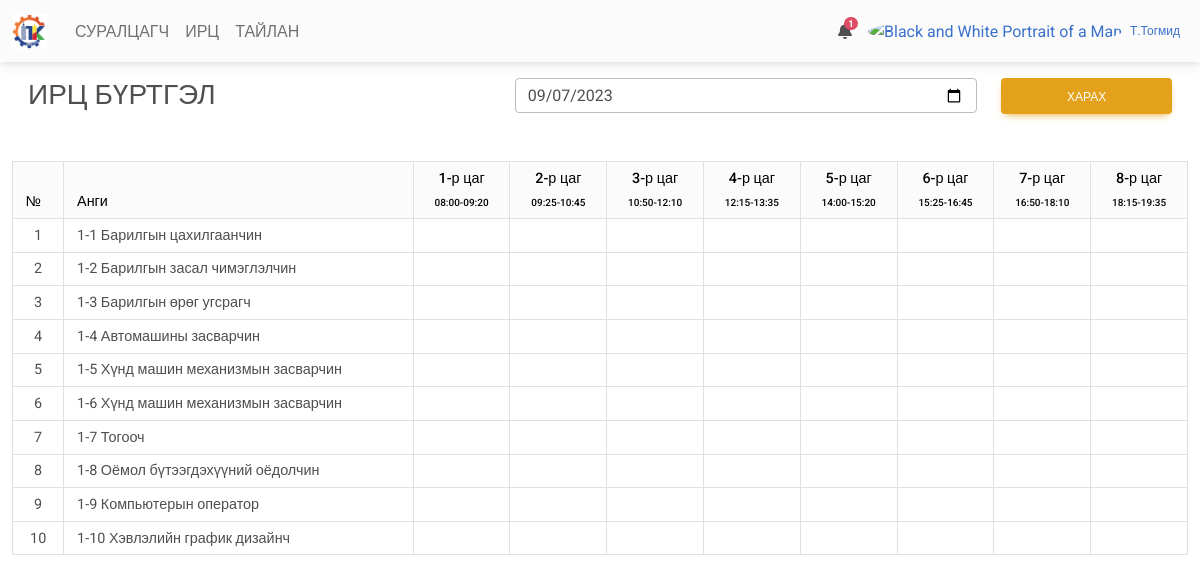
The app's page / (signed in) with its own data.
### tables this page shows
CREATE TABLE IF NOT EXISTS `cag` (
  `id` int NOT NULL AUTO_INCREMENT,
  `name` varchar(10) NOT NULL,
  `inter` varchar(15) NOT NULL,
  PRIMARY KEY (`id`)
);

CREATE TABLE IF NOT EXISTS `class` (
  `id` int NOT NULL AUTO_INCREMENT,
  `name` varchar(100) NOT NULL,
  `hugacaa` double NOT NULL,
  `tuluv` int NOT NULL,
  `teacherid` int NOT NULL,
  PRIMARY KEY (`id`)
);

### inc/db.php (called while the page is built, shortened)
<?php
@$con = mysqli_connect(DB_HOST, DB_USER, DB_PASSWORD, DB_NAME);
$con -> set_charset("utf8");
function _select(&$stmt, &$count, $sql, $types, $sqlParams, &...$bindParams)
{
    global $con;
    $stmt = mysqli_prepare($con, $sql);
    mysqli_stmt_execute($stmt);
    mysqli_stmt_store_result($stmt);
    mysqli_stmt_bind_result($stmt, ...$bindParams);
}
function _selectNoParam(&$stmt, &$count, $sql, &...$bindParams)
{
    _select($stmt, $count, $sql, null, null, ...$bindParams);
}

### pages/home/surgalt.php (the view, shortened to what this page needs)
<?php
$date = date('Y-m-d');
_selectNoParam(
    $cstmt,
    $ccount,
    "SELECT id, name, inter FROM cag",
    $id,
    $name,
    $inter
);
$cagArr = [];
while (_fetch($cstmt)) {
    $item = new stdClass();
    $item->id = $id;
    $item->name = $name;
    $item->inter = $inter;
    array_push($cagArr, $item);
}
_selectNoParam(
    $stmt,
    $count,
    "SELECT id, name FROM class WHERE tuluv = 1",
    $cid,
    $cname
);
$classArr = [];
while (_fetch($stmt)) {
    $item = new stdClass();
    $item->cid = $cid;
    $item->cname = $cname;
    array_push($classArr, $item);
}
?>
<div>
    <form>
        <div class="row mb-3 p-3">
            <div class="col-md">
                <h3>ИРЦ БҮРТГЭЛ</h3>
            </div>
            <div class="col-md">
                <input type="date" class="form form-control mb-3" name="date" value="<?= $date ?>" autocompleted />
            </div>
            <div class="col-md-2">
                <button class="btn btn-warning w-100" type="submit">ХАРАХ</button>
            </div>
        </div>
    </form>
    <div id="table">
        <table class="table table-bordered">
            <thead class="table-light">
                <tr>
                    <th>№</th>
                    <th>Анги</th>
                    <?php
                    foreach ($cagArr as $el) {
                        echo "<th style='text-align: center'>$el->name <br> <span style='font-size: 10px'>$el->inter</span></th>";
                    }
                    ?>
                </tr>
            </thead>
            <?php
            $k = 0;
            foreach ($classArr as $cel) : $k++ ?>
                <tr>
                    <td style='text-align: center'><?= $k ?></td>
                    <td><?= $cel->cname ?></td>
                    <?php
                    foreach ($cagArr as $el) :
                    ?>
                        <td style='text-align: center'>
                        </td>
                    <?php
                    endforeach
                    ?>
                </tr>
            <?php
            endforeach
            ?>
        </table>
    </div>
</div>

### www/index.php (shortened to what this page needs)
<?php
require ROOT . '/inc/db.php';
$page = @$_SERVER['REDIRECT_URL'];
if (empty($page)) {
    require ROOT . '/pages/home.php';
}

### pages/start.php (shortened to what this page needs)
<?php
if (!isset($_SESSION['user_id'])) {
  redirect("login");
} else {
  $user_fname = $_SESSION['user_fname'];
  $user_lname = $_SESSION['user_lname'];
  $user_role = $_SESSION['user_role'];
}
?>
<!DOCTYPE html>
<html>
<head>
  <link href="https://cdnjs.cloudflare.com/ajax/libs/font-awesome/6.0.0/css/all.min.css" rel="stylesheet" />
  <link href="https://cdnjs.cloudflare.com/ajax/libs/mdb-ui-kit/6.4.1/mdb.min.css" rel="stylesheet" />

### pages/header.php (shortened to what this page needs)
</head>
<body>
  <div>
    <nav class="navbar navbar-expand-lg navbar-light bg-light">
      <div class="container-fluid">
        <div class="collapse navbar-collapse" id="navbarSupportedContent">
          <a class="navbar-brand mt-2 mt-lg-0" href="/">
            <img src="/images/logo.jpg" height="35" loading="lazy" />
          </a>
          <ul class="navbar-nav me-auto mb-2 mb-lg-0">
            <li class="nav-item">
              <a class="nav-link <?php echo strpos($page, "/student") > -1 ? 'active' : ''; ?>" href="/student/list">СУРАЛЦАГЧ</a>
            </li>
            <li class="nav-item">
              <a class="nav-link <?php echo strpos($page, "/att") > -1 ? 'active' : ''; ?>" href="/att/list">ИРЦ</a>
            </li>
            <li class="nav-item">
              <a class="nav-link" href="#">ТАЙЛАН</a>
            </li>
          </ul>
        </div>
        <div class="d-flex align-items-center">
          <div class="dropdown">
            <a class="text-reset me-3 dropdown-toggle hidden-arrow" href="#" id="navbarDropdownMenuLink" role="button" data-mdb-toggle="dropdown" aria-expanded="false">
              <i class="fas fa-bell"></i>
              <span class="badge rounded-pill badge-notification bg-danger">1</span>
            </a>
          </div>
          <div class="dropdown">
            <a class="dropdown-toggle d-flex align-items-center hidden-arrow" href="#" id="navbarDropdownMenuAvatar" role="button" data-mdb-toggle="dropdown" aria-expanded="false">
              <img src="https://mdbcdn.b-cdn.net/img/new/avatars/2.webp" class="rounded-circle" height="25" alt="Black and White Portrait of a Man" loading="lazy" />
              <span class="m-2" style="font-size: 12px;"><?= substr(trim($user_fname), 0, 2)?>.<?= $user_lname?></span>
            </a>
          </div>
        </div>
      </div>
    </nav>
  </div>
  <div class="container-xxl">

### pages/home.php
<?php
require ROOT . "/pages/start.php";
require ROOT . "/pages/header.php";
if ($user_role < 3)
    require ROOT . "/pages/home/teacher.php";
    else
    require ROOT . "/pages/home/surgalt.php";
?>
<?php
require ROOT . "/pages/footer.php"; ?>
<?php
require ROOT . "/pages/end.php";
?>

### pages/footer.php (shortened to what this page needs)
</div>

### pages/start.php (style rules this page uses)
.table>:not(caption)>*>* { padding: 0.3rem 0.8rem; }

### records on screen
cag: name "1-р цаг", inter "08:00-09:20"
cag: name "2-р цаг", inter "09:25-10:45"
cag: name "3-р цаг", inter "10:50-12:10"
cag: name "4-р цаг", inter "12:15-13:35"
cag: name "5-р цаг", inter "14:00-15:20"
cag: name "6-р цаг", inter "15:25-16:45"
cag: name "7-р цаг", inter "16:50-18:10"
cag: name "8-р цаг", inter "18:15-19:35"
class: name "1-1 Барилгын цахилгаанчин"
class: name "1-2 Барилгын засал чимэглэлчин"
class: name "1-3 Барилгын өрөг угсрагч"
class: name "1-4 Автомашины засварчин"
class: name "1-5 Хүнд машин механизмын засварчин"
class: name "1-6 Хүнд машин механизмын засварчин"
class: name "1-7 Тогооч"
class: name "1-8 Оёмол бүтээгдэхүүний оёдолчин"
class: name "1-9 Компьютерын оператор"
class: name "1-10 Хэвлэлийн график дизайнч"

### other values on screen
substr(trim($user_fname), 0, 2) "Т"
$user_lname "Тогмид"
